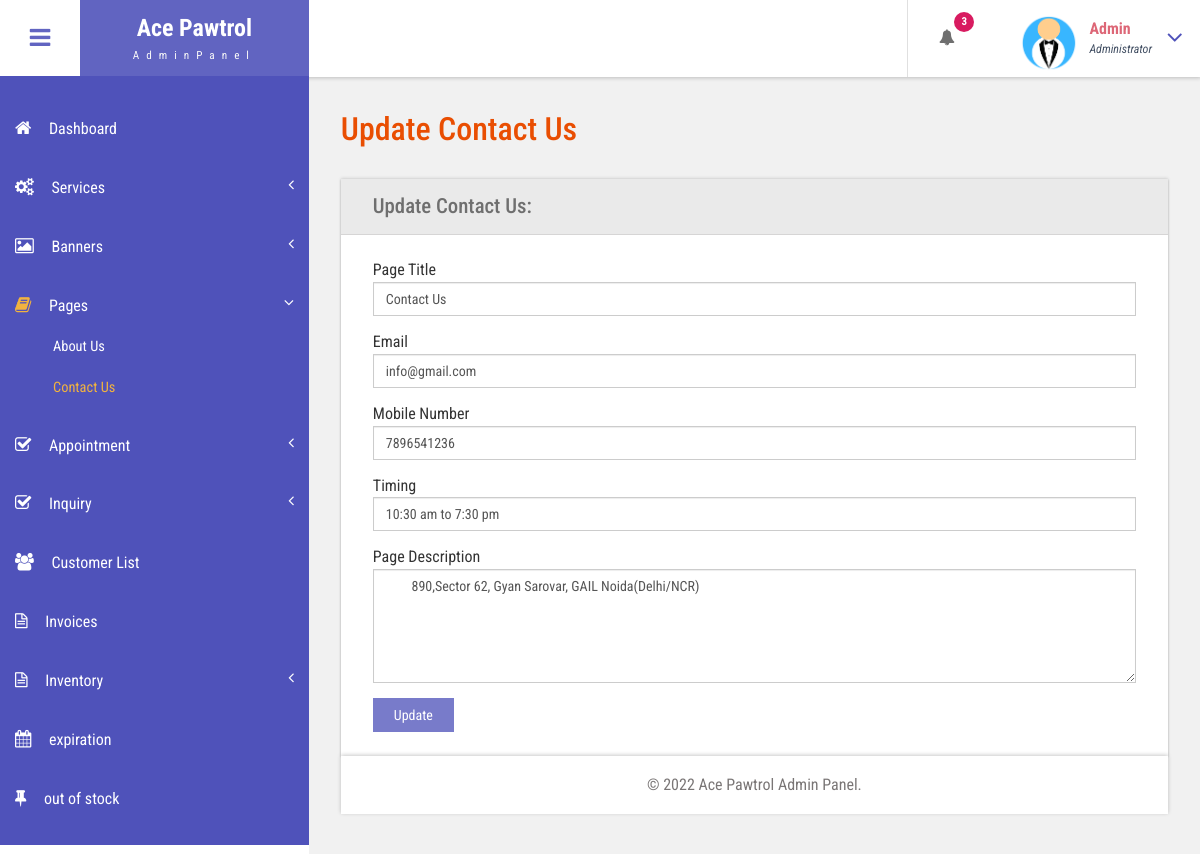
The page /admin/contact-us.php (signed in) on the database its author committed.
### tables this page shows
CREATE TABLE `tblpage` (
  `ID` int(10) NOT NULL,
  `PageType` varchar(200) DEFAULT NULL,
  `PageTitle` mediumtext DEFAULT NULL,
  `PageDescription` mediumtext DEFAULT NULL,
  `Email` varchar(200) DEFAULT NULL,
  `MobileNumber` bigint(10) DEFAULT NULL,
  `UpdationDate` date DEFAULT NULL,
  `Timing` varchar(200) NOT NULL
);

### admin/contact-us.php (the view, shortened to what this page needs)
<?php
include('includes/dbconnection.php');
if (strlen($_SESSION['bpmsaid']==0)) {
  header('location:logout.php');
  } else{
  ?>
<!DOCTYPE HTML>
<html>
<head>
<link href="css/bootstrap.css" rel='stylesheet' type='text/css' />
<link href="css/style.css" rel='stylesheet' type='text/css' />
<link href="css/font-awesome.css" rel="stylesheet">
<link href="css/animate.css" rel="stylesheet" type="text/css" media="all">
<link href="css/custom.css" rel="stylesheet">
</head>
<body class="cbp-spmenu-push">
	<div class="main-content">
		 <?php include_once('includes/sidebar.php');?>
	 <?php include_once('includes/header.php');?>
		<div id="page-wrapper">
			<div class="main-page">
				<div class="forms">
					<h3 class="title1">Update Contact Us</h3>
					<div class="form-grids row widget-shadow" data-example-id="basic-forms">
						<div class="form-title">
							<h4>Update Contact Us:</h4>
						</div>
						<div class="form-body">
							<form method="post">
  <?php
$ret=mysqli_query($con,"select * from  tblpage where PageType='contactus'");
while ($row=mysqli_fetch_array($ret)) {
?>
							 <div class="form-group"> <label for="exampleInputEmail1">Page Title</label> <input type="text" class="form-control" name="pagetitle" id="pagetitle" value="<?php  echo $row['PageTitle'];?>" required="true"> </div><div class="form-group"> <label for="exampleInputEmail1">Email</label> <input type="text" class="form-control" name="email" id="email" value="<?php  echo $row['Email'];?>" required="true"> </div><div class="form-group"> <label for="exampleInputEmail1">Mobile Number</label> <input type="text" class="form-control" name="mobnumber" id="mobnumber" value="<?php  echo $row['MobileNumber'];?>" required="true"> </div><div class="form-group"> <label for="exampleInputEmail1">Timing</label> <input type="text" class="form-control" name="timing" id="timing" value="<?php  echo $row['Timing'];?>" required="true"> </div> <div class="form-group"> <label for="exampleInputPassword1">Page Description</label> <textarea name="pagedes" id="pagedes" rows="5" class="form-control">
        <?php  echo $row['PageDescription'];?></textarea> </div>
							 <?php } ?>
							  <button type="submit" name="submit" class="btn btn-default">Update</button> </form>
						</div>
					</div>
			</div>
		</div>
		 <?php include_once('includes/footer.php');?>
	</div>
</body>
</html>
<?php } ?>

### admin/includes/header.php (shortened to what this page needs)
<div class="sticky-header header-section ">
      <div class="header-left">
        <button id="showLeftPush"><i class="fa fa-bars"></i></button>
        <div class="logo">
          <a href="dashboard.php">
            <h1>Ace Pawtrol</h1>
            <span>AdminPanel</span>
          </a>
        </div>
      </div>
      <div class="header-right">
        <div class="profile_details_left">
          <ul class="nofitications-dropdown">
            <?php
$ret1=mysqli_query($con,"select tbluser.FirstName,tbluser.LastName,tblbook.ID as bid,tblbook.AptNumber from tblbook join tbluser on tbluser.ID=tblbook.UserID where tblbook.Status is null");
$num=mysqli_num_rows($ret1);
?>
            <li class="dropdown head-dpdn">
              <a href="#" class="dropdown-toggle" data-toggle="dropdown" aria-expanded="false"><i class="fa fa-bell"></i><span class="badge blue"><?php echo $num;?></span></a>
            </li>
          </ul>
          <div class="clearfix"> </div>
        </div>
        <div class="profile_details">
        <?php
$adid=$_SESSION['bpmsaid'];
$ret=mysqli_query($con,"select AdminName from tbladmin where ID='$adid'");
$row=mysqli_fetch_array($ret);
$name=$row['AdminName'];
?>
          <ul>
            <li class="dropdown profile_details_drop">
              <a href="#" class="dropdown-toggle" data-toggle="dropdown" aria-expanded="false">
                <div class="profile_img">
                  <span class="prfil-img"><img src="images/admin1.png" alt="" width="60" height="60"> </span>
                  <div class="user-name">
                    <p><?php echo $name; ?></p>
                    <span>Administrator</span>
                  </div>
                  <i class="fa fa-angle-down lnr"></i>
                  <div class="clearfix"></div>
                </div>
              </a>
            </li>
          </ul>
        </div>
      </div>
      <div class="clearfix"> </div>
    </div>

### admin/css/style.css (style rules this page uses)
h4, h5, h6, h1, h2, h3 { margin: 0; }
ul, ol { margin: 0; }
p { margin: 0; }
html, body { font-family: 'Roboto Condensed', sans-serif; font-size: 100%; overflow-x: hidden; background: #fff; }
body a { transition: 0.5s all ease; -webkit-transition: 0.5s all ease; -moz-transition: 0.5s all ease; -o-transition: 0.5s all ease; -ms-transition: 0.5s all ease; text-decoration:none; }
h1,h2,h3,h4,h5,h6 { margin:0; }
p { margin:0; }
ul,label { margin:0; padding:0; }
.main-content { position: relative; }
.sticky-header { position: fixed; top: 0; left:0px; width: 100%; z-index: 100; }
.header-section { background:#FFF; box-shadow: 1px 1px 4px rgba(0, 0, 0, 0.21); -webkit-box-shadow: 1px 1px 4px rgba(0, 0, 0, 0.21); -moz-box-shadow: 1px 1px 4px rgba(0, 0, 0, 0.21); -o-box-shadow: 1px 1px 4px rgba(0, 0, 0, 0.21); }
.header-section::after { clear: both; display: block; content: ''; }
.header-left { float: left; width: 45%; }
.header-right { float: right; }
button#showLeftPush { font-size: 1.5em; width: 80px; padding: 0.87em 0; text-align: center; cursor: pointer; float: left; color: #6F6F6F; -moz-transition: all 0.2s ease-out 0s; -webkit-transition: all 0.2s ease-out 0s; transition: all 0.2s ease-out 0s; border: none; background-color: #fff; outline:none; }
.cbp-spmenu-push { overflow-x: hidden; position: relative; }
.cbp-spmenu, .cbp-spmenu-push { -webkit-transition: all 0.3s ease; -moz-transition: all 0.3s ease; transition: all 0.3s ease; }
.cbp-spmenu-push div#page-wrapper { margin: 0 0 0 19.3em; transition:.5s all; -webkit-transition:.5s all; -moz-transition:.5s all; }
.fa { display: inline-block; font-family: FontAwesome; font-style: normal; font-weight: normal; line-height: 1; -webkit-font-smoothing: antialiased; -moz-osx-font-smoothing: grayscale; }
.logo { background: #6164C1; text-align: center; float: left; }
.logo a { padding: 0.9em 3.3em .7em; display: block; text-decoration: none; }
.logo a h1 { color: #fff; font-size: 1.5em; line-height: 1.2em; font-weight: 700; }
.logo a span { color: #F8F8F8; font-size: .7em; text-align: center; letter-spacing: 7px; }
.profile_details_left { float: left; }
li.dropdown.head-dpdn { display: inline-block; padding: 1.7em 0; border-left: 1px solid #E0E0E0; float: left; }
li.dropdown.head-dpdn a.dropdown-toggle { padding: 1.7em 2em; }
i.fa.fa-bell { color:#6F6F6F; }
.header-right span.badge { font-size: 11px; font-weight: bold; color: #FFF; background: #8BC34A; line-height: 15px; width: 20px; height: 20px; border-radius: 2em; -webkit-border-radius: 2em; -moz-border-radius: 2em; -o-border-radius: 2em; text-align: center; display: inline-block; position: absolute; top: 16%; padding: 2px 0 0; }
.header-right span.blue { background-color:#D81B60; }
.profile_details { float: right; }
.profile_details_drop a.dropdown-toggle { display:block; padding: 0.8em 3em 0 2em; }
.profile_img span.prfil-img { float:left; }
.user-name { float:left; margin-top:8px; margin-left:11px; height:35px; }
.profile_details ul li { list-style-type:none; position:relative; }
.profile_details li a i.fa.lnr { position: absolute; top: 34%; right: 8%; color: #4F52BA; font-size: 1.6em; }
.user-name p { font-size:1em; color:#DD6777; line-height:1em; font-weight:700; }
.user-name span { font-size: .75em; font-style: italic; color: #424f63; font-weight: normal; margin-top: .3em; }
.charts,.row { margin: 2em 0 0; }
.widget-shadow { background-color: #fff; box-shadow: 0 -1px 3px rgba(0,0,0,.12),0 1px 2px rgba(0,0,0,.24); -webkit-box-shadow: 0 -1px 3px rgba(0,0,0,.12),0 1px 2px rgba(0,0,0,.24); -moz-box-shadow: 0 -1px 3px rgba(0,0,0,.12),0 1px 2px rgba(0,0,0,.24); }
h3.title1 { font-size: 2em; color: #e94e02; margin-bottom: 0.8em; }
.forms h3.title1 { margin-bottom:0; }
.forms h4 { font-size: 1.3em; color: #6F6F6F; }
.form-title { padding: 1em 2em; background-color: #EAEAEA; border-bottom: 1px solid #D6D5D5; }
.form-body { padding: 1.5em 2em; }
.forms label { font-weight: 400; }
.form-control { border-radius: inherit; }
.forms button.btn.btn-default { background-color: rgba(97, 100, 193, 0.85); color: #fff; padding: .5em 1.5em; border: none; outline:none; border-radius: inherit; }

### admin/css/custom.css (style rules this page uses)
#page-wrapper { padding:7em 2em 2.5em; background-color: #F1F1F1; }

### rows shown on the page
tblpage: pagetitle "Contact Us", email "info@gmail.com", mobnumber "7896541236", timing "10:30 am to 7:30 pm", pagedes "890,Sector 62, Gyan Sarovar, GAIL Noida(Delhi/NCR)"

### other values the page prints
$num "3"
$name "Admin"
